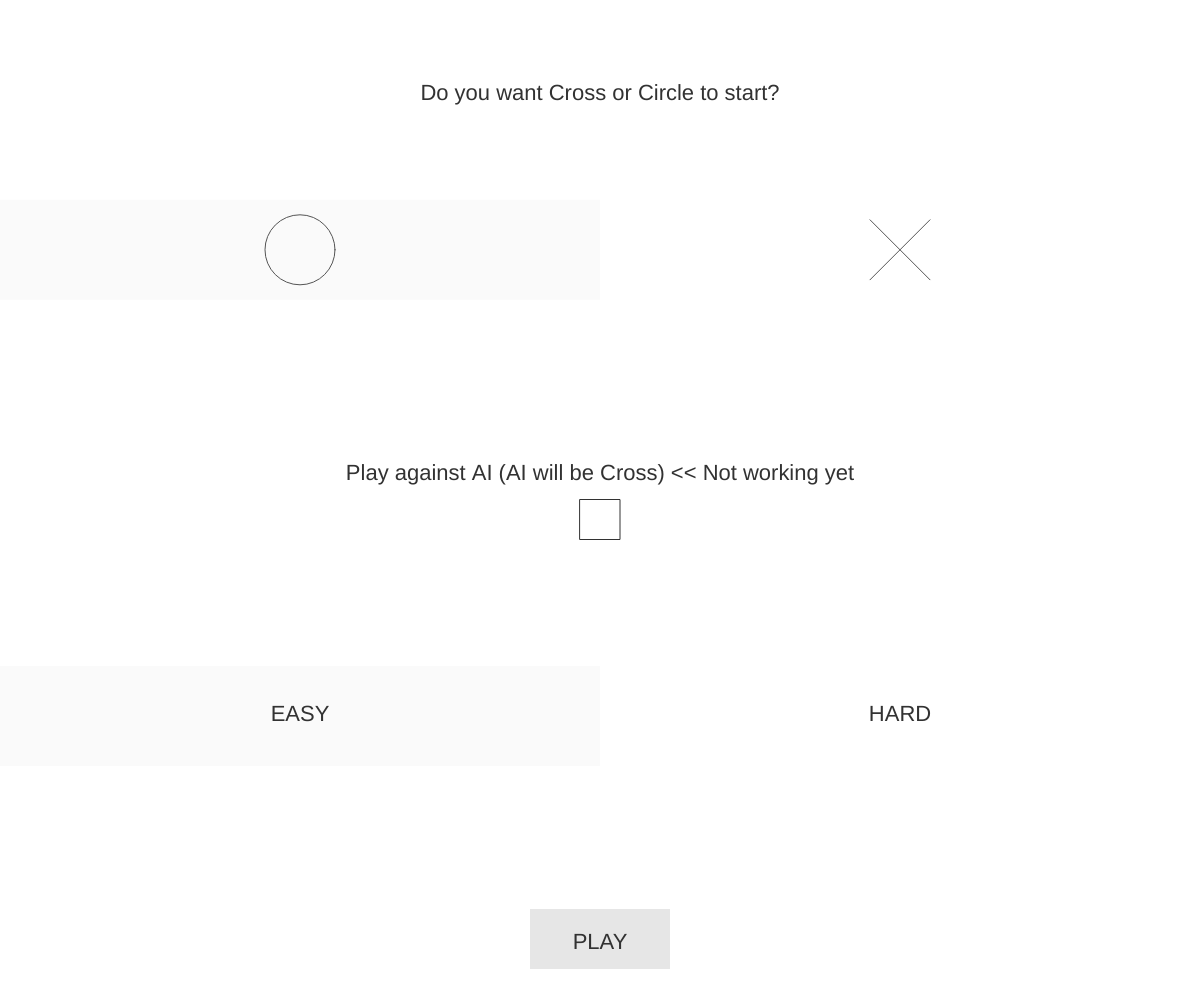
Frame 1 (no input)
Frame 60 (no input): identical to frame 1, image omitted
Frame 120 (the mouse pressed at the canvas centre since frame 60): identical to frame 1, image omitted

The p5.js sketch that drew this single still picture (run headless with seeded random() and noise() and a simulated clock; from frame 60 on, the mouse is pressed at the canvas centre):

// p5.js sketch
// ── sketch.js
const ENDSCREEN = 31323,
      PLAYING = 31231,
      MENU = 13123,
      CIRCLE = 1,
      CROSS = 2;

const lineColor = "#0da192";

var STATE = MENU;

var linelength = 0;



var playAgainstAI = false;
var AIdifficulty = DIFFICULTY_EASY;
var currentGameState = new GameState();

function GameState(old){
  this.turn = CIRCLE;
  this.AImovesCount = 0;
  this.state = 0;
  this.board = [
    [0, 0, 0],
    [0, 0, 0],
    [0, 0, 0]
  ];

  if(old !== undefined){
    this.board = copyBoard(old.board);
    this.AImovesCount = old.AImovesCount;
    this.state = old.state;
    this.turn = old.turn;
  }

  this.advanceTurn = function() {
    this.turn = (this.turn == CIRCLE)? CROSS : CIRCLE;
  }

  this.checkState = function () {
    for (var y = 0; y < 3; y++){
      if(this.board[0][y] == this.board[1][y] && this.board[1][y] == this.board[2][y] && this.board[0][y] != 0){
        this.state = this.board[0][y];
        return this.board[0][y];
      }
    }

    //vertical
    for (var x = 0; x < 3; x++){
      if(this.board[x][0] == this.board[x][1] && this.board[x][1] == this.board[x][2] && this.board[x][0] != 0){
        this.state = this.board[x][0];
        return this.board[x][0];
      }
    }

    //diagonal 1
    if(this.board[0][0] == this.board[1][1] && this.board[1][1] == this.board[2][2] && this.board[0][0] != 0){
      this.state = this.board[0][0];
      return this.board[0][0];
    }

    //diagonal 1
    if(this.board[0][2] == this.board[1][1] && this.board[1][1] == this.board[2][0] && this.board[0][2] != 0){
      this.state = this.board[0][2];
      return this.board[0][2];
    }

    //check if field is full
    for(var x = 0; x < 3; x++){
      for(var y = 0; y < 3; y++){
        if(this.board[x][y] == 0){
          this.state = 0;
          return 0;
        }
      }
    }
    this.state = -1;
    return -1;
  }
}

function setup() {
  createCanvas(windowWidth, windowHeight - 1);
}
var mouseInTouch = false;
function draw() {
  clear();

  if(mouseInTouch){
    touches.splice(0, 1);
    mouseInTouch = false;
  }
  if(mouseIsPressed){
    mouseInTouch = true;
    touches[0] = ({x:mouseX, y:mouseY});
  }


  if(STATE == PLAYING){
    updateInputs();
    drawBorder();

    drawMap();
  }

  else if(STATE == ENDSCREEN){
    updateInputsEndScreen();
    drawEndScreen();
  }

  else if(STATE == MENU){
    updateInputsMenu();
    drawMenu();
  }

  if(currentGameState.state != 0){
    STATE = ENDSCREEN;
  }

}

var clickcounter = 0;

function updateInputs(){
  clickcounter++;
  var startX = (width -  linelength)/2;
  var startY = (height - linelength)/2;
  var cellSize = linelength/3;

  if(playAgainstAI && currentGameState.turn == CROSS){

    //do ai move
    var move = getAImove(currentGameState, AIdifficulty);
    console.log(move);
    if(currentGameState.board[move.x][move.y] == 0){
      currentGameState.board[move.x][move.y] = currentGameState.turn;

      currentGameState.advanceTurn();

      //check winner
      currentGameState.checkState();
    }
  }
  else{
    if (touches.length > 0 && clickcounter > 10) {
      clickcounter = 0;

      var pressed_cell_x = floor((touches[0].x - startX) / cellSize);
      var pressed_cell_y = floor((touches[0].y - startY) / cellSize);
       text(pressed_cell_x + " " + pressed_cell_y, 20, 20);
       if(pressed_cell_x < 0 || pressed_cell_y < 0 ||
          pressed_cell_x >= 3 || pressed_cell_y >= 3)
       {
            //outside of map
       }
       else{

         if(currentGameState.board[pressed_cell_x][pressed_cell_y] == 0){
           currentGameState.board[pressed_cell_x][pressed_cell_y] = currentGameState.turn;

           currentGameState.advanceTurn();

           //check winner
           currentGameState.checkState();
         }
      }
    }
  }
}


function updateInputsEndScreen(){
  if(touches.length > 0){
    if (touches[0].y > height - 70){
      //restart


      for(var x = 0; x < 3; x++){
        for(var y = 0; y < 3; y++){
          currentGameState = new GameState();
          STATE = MENU;
        }
      }
    }
  }
}

function drawEndScreen(){
  var cellSize = linelength/3;
  textSize(15);
  fill("white");
  noStroke();
  textAlign(CENTER);

  if(currentGameState.state > 0){
    text("Gratulation!", width/2, 70);
    text("Player", width/2, 150);

    //draw winner

    noFill();
    if(currentGameState.state == CIRCLE){
      stroke(242, 235, 211);
      ellipse(width/2, 200 + cellSize/2, cellSize*0.7);
    }
    else if(currentGameState.state == CROSS){
      stroke(84, 84, 84);
      var tempWidth = width/2 + cellSize/2;
      line(tempWidth - cellSize*0.2, 200 + cellSize* 0.2, tempWidth - cellSize*0.8, 200 + cellSize*0.8);
      line(tempWidth - cellSize*0.8, 200 + cellSize* 0.2, tempWidth - cellSize*0.2, 200 + cellSize*0.8);
    }

    fill("white");
    noStroke();
    textAlign(CENTER);
    text("won the game!", width/2, 200 + cellSize * 1.2);
  }

  else{
    textSize(30);
    text("Draw!",width/2, height/2);
    textSize(15);
  }


  //restart button
  rect(0, height - 70, width, height);

  fill("#14bdac");
  text("Back to menu", width/2, height - 30);

}



function drawCell(x, y, type, cellSize){
  var startX = (width -  linelength)/2 + x * (linelength/3);
  var startY = (height - linelength)/2 + y * (linelength/3);
  noFill();

  if (type == CIRCLE){

    stroke(242, 235, 211);
    ellipse(startX + cellSize/2, startY + cellSize/2, cellSize*0.7);
  }

  else if (type == CROSS){
    stroke(84, 84, 84);

    line(startX + cellSize*0.2, startY + cellSize* 0.2, startX + cellSize*0.8, startY + cellSize*0.8);
    line(startX + cellSize*0.8, startY + cellSize* 0.2, startX + cellSize*0.2, startY + cellSize*0.8);
  }

}

function drawMap(){
  noFill();
  for (var x = 0; x < 3; x++){
    for (var y = 0; y < 3; y++){
      drawCell(x, y, currentGameState.board[x][y], linelength/3);
    }
  }
}

function drawBorder(){
  stroke(lineColor)
  strokeWeight(5);
  //calculate line length
  linelength = 0;
  if (width < height){
      linelength = width * 0.8;
  }
  else{
    linelength = height * 0.8;
  }

  var startX = (width - linelength)/2;
  var startY = (height - linelength)/2;
  //top horizontal
  line(startX, startY + linelength/3, startX + linelength, startY + linelength/3);

  //bottom horizontal
  line(startX, startY + 2*linelength/3, startX + linelength, startY + 2*linelength/3);

  //left vertical
  line(startX + linelength/3, startY, startX + linelength/3, startY + linelength);

  //right vertical
  line(startX + 2*linelength/3, startY, startX + 2*linelength/3, startY + linelength);
}

var menuData = {
  targetOffsetX: 0,
  currentOffsetX: 0,
  mouseHoverAI: false,
  clickTimer: 10,
  mouseHoverPlay: false,

  targetDifficultyX: 0,
  currentDifficultyX: 0,

  startPlayerY: 0,
  playAgainstAIY: 0,
  difficultyY: 0,
};

function updateInputsMenu() {

  menuData.startPlayerY = height/5;
  menuData.playAgainstAIY = height/2;
  menuData.difficultyY = height/1.5;

  menuData.clickTimer--;
  if(touches.length > 0 && menuData.clickTimer < 0){
    menuData.clickTimer = 10;
    if(touches[0].y >= menuData.startPlayerY && touches[0].y <= menuData.startPlayerY + 100){
      //inside startplayer area
      if(touches[0].x < width/2)currentGameState.turn = CIRCLE;
      else {
        currentGameState.turn = CROSS;
      }

    }
    else if(touches[0].y >= menuData.playAgainstAIY && touches[0].y <= menuData.playAgainstAIY + 40 && touches[0].x >= width/2 - 20 && touches[0].x <= width/2 + 20)playAgainstAI = !playAgainstAI;
    else if(touches[0].y >= height - 90 && touches[0].y <= height - 30 && touches[0].x >= width/2 - 70 && touches[0].x <= width/2 + 70)STATE = PLAYING
    else if(touches[0].y >= menuData.difficultyY && touches[0].y <= menuData.difficultyY + 100){
      //inside difficulty area
      if(touches[0].x < width/2)AIdifficulty = DIFFICULTY_EASY;
      else {
        AIdifficulty = DIFFICULTY_HARD;
      }
    }

  }
  if(mouseY >= menuData.playAgainstAIY && mouseY <= menuData.playAgainstAIY + 40 && mouseX >= width/2 - 20 && mouseX <= width/2 + 20)menuData.mouseHoverAI = true;
  else {
    menuData.mouseHoverAI = false;
  }

  if(mouseY >= height - 90 && mouseY <= height - 30 && mouseX >= width/2 - 70 && mouseX <= width/2 + 70)menuData.mouseHoverPlay = true;
  else {
    menuData.mouseHoverPlay = false;
  }
}

function drawMenu() {
textAlign(CENTER);
  textSize((width + height) / 100);
  var s = "Do you want Cross or Circle to start?"
  fill(50);
  text(s, width/2, height/10);

  //draw starting or ai
  noStroke();


  menuData.targetOffsetX = (currentGameState.turn == CIRCLE)? 0 : width/2;
  menuData.currentOffsetX = lerp(menuData.currentOffsetX, menuData.targetOffsetX, 0.1);
  fill(250);
  rect(menuData.currentOffsetX, menuData.startPlayerY, width/2, 100);
  noFill();
  stroke(84, 84, 84);
  ellipse(width/4, menuData.startPlayerY + 50, 70);


  var startX = width / 4 * 3 - 50,
      startY = menuData.startPlayerY,
      cellSize = 100;
  line(startX + cellSize*0.2, startY + cellSize* 0.2, startX + cellSize*0.8, startY + cellSize*0.8);
  line(startX + cellSize*0.8, startY + cellSize* 0.2, startX + cellSize*0.2, startY + cellSize*0.8);


  //ai checkbox
  noStroke();
  fill(50);
  text("Play against AI (AI will be Cross) << Not working yet", width/2, height/2 - 20);

  stroke(50);
  strokeWeight(1);
  if(menuData.mouseHoverAI)strokeWeight(4);
  noFill();
  rect(width/2 - 20, menuData.playAgainstAIY, 40, 40);

  strokeWeight(4);
  if(playAgainstAI){
    //draw check
    line(width/2 - 15, menuData.playAgainstAIY + 20, width/2, menuData.playAgainstAIY + 35);
    line(width/2, menuData.playAgainstAIY + 35, width/2 + 25, menuData.playAgainstAIY + 5);
  }

  strokeWeight(1);
  noStroke();

  //difficulty
  menuData.targetDifficultyX = (AIdifficulty == DIFFICULTY_EASY)? 0 : width/2;
  menuData.currentDifficultyX = lerp(menuData.currentDifficultyX, menuData.targetDifficultyX, 0.1);
  fill(250);
  rect(menuData.currentDifficultyX, menuData.difficultyY, width/2, 100);
  fill(50);
  text("EASY", width/4, menuData.difficultyY + 55);
  text("HARD", width/4 * 3, menuData.difficultyY + 55);
  //play button
  noStroke();
  if(menuData.mouseHoverPlay)stroke(50);
  fill(230);
  rect(width/2 - 70, height - 90, 140, 60);
  fill(50);
  text("PLAY", width/2, height - 50);
}

// ── AI.js
const DIFFICULTY_EASY = 4123,
      DIFFICULTY_HARD = 4131;

function getAImove(state, difficulty){
  if(difficulty == DIFFICULTY_EASY){
    //return random free possible location
    var moves = getPossibleMoves(state.board);
    console.log(moves);
    loadingTime = 0;
    return moves[floor(random(moves.length))];
  }
  else if(difficulty == DIFFICULTY_HARD){
    var choice = takeBestMove(state);
    loadingTime = 0;
    console.log("finished");
    return choice;
  }
}

function takeBestMove(currentGameState) {
  var available = getPossibleMoves(currentGameState.board);

  var availableActions = available.map(function(pos){
    var action = new AIaction(pos);

    var next = action.applyTo(currentGameState);

    action.miniMaxValue = miniMax(next);
    return action;
  });

  availableActions.sort(AIaction.DESCENDING);

  var chosen = availableActions[0];
  return chosen.move;

}

function AIaction(move){
  this.move = move;

  this.miniMaxValue = 0;

  this.applyTo = function(state) {
    var next = new GameState(state);
    next.board[this.move.x][this.move.y] = state.turn;

    if(state.turn == 2)next.AImovesCount++;
    next.advanceTurn();

    return next;
  }
}

AIaction.ASCENDING = function(firstAction, secondAction) {
  if(firstAction.miniMaxValue < secondAction.miniMaxValue)return -1;
  else if(firstAction.miniMaxValue > secondAction.miniMaxValue)return 1;
  return 0;
}

AIaction.DESCENDING = function(firstAction, secondAction) {
  if(firstAction.miniMaxValue > secondAction.miniMaxValue)return -1;
  else if(firstAction.miniMaxValue < secondAction.miniMaxValue)return 1;
  return 0;
}

function getScore(gamestate){
  switch (gamestate.state) {
    case 1:
      return gamestate.AImovesCount - 10;
    case 2:
      return 10 - gamestate.AImovesCount;
    default:
      return 0;

  }
}




function miniMax(gamestate){

  if(gamestate.checkState() != 0){
    return getScore(gamestate);
  }

  var stateScore = 0;

  if(gamestate.turn == 2){
    stateScore = -10000;
  }
  else stateScore = 10000;

  var availableMoves = getPossibleMoves(gamestate.board);

  var availableNextStates = availableMoves.map(function (move) {
    var action = new AIaction(move);
    return action.applyTo(gamestate);
  });


  availableNextStates.forEach(function (nextState) {
    var nextScore = miniMax(nextState);

    if(gamestate.turn == 2){
      //maximize
      if(nextScore > stateScore)stateScore = nextScore;
    }
    else {
      //minimize
      if(nextScore < stateScore)stateScore = nextScore;
    }
  });
  return stateScore;
}

function indexOfMax(arr, min) {
    if (arr.length === 0) {
        return -1;
    }

    var max = arr[0];
    var maxIndex = 0;

    for (var i = 1; i < arr.length; i++) {
      if(!min){
        if (arr[i] > max) {
            maxIndex = i;
            max = arr[i];
        }
      }
      else {
        if (arr[i] < max) {
            maxIndex = i;
            max = arr[i];
        }
      }
    }

    return maxIndex;
}

function copyBoard(board){
  var newBoard = [];
  for(var x = 0; x < 3; x++){
    newBoard[x] = [];
    for(var y = 0; y < 3; y++){
      newBoard[x][y] = board[x][y];
    }
  }
  return newBoard;
}

function getPossibleMoves(board){
  moves = [];
  for(var dx = 0; dx < 3; dx++){
    for(var dy = 0; dy < 3; dy++){
      if(board[dx][dy] == 0){
        moves.push({x: dx, y: dy});
      }
    }
  }
  return moves;
}

var loadingTime = 0;

function drawLoading(depth){
  loadingTime++;
  clear();

  noStroke();
  fill(50);
  text("calculating move...", width/2, height/2);
  text(depth+" | "+loadingTime, width/2, height/2 + 30);
  ellipse(width/2, height/2 + 100, loadingTime%100);

}

// ── style.css
body{
  background-color: #14bdac;
  padding: 0px;
  margin: 0px;
  }

canvas {
  vertical-align: top;
}
